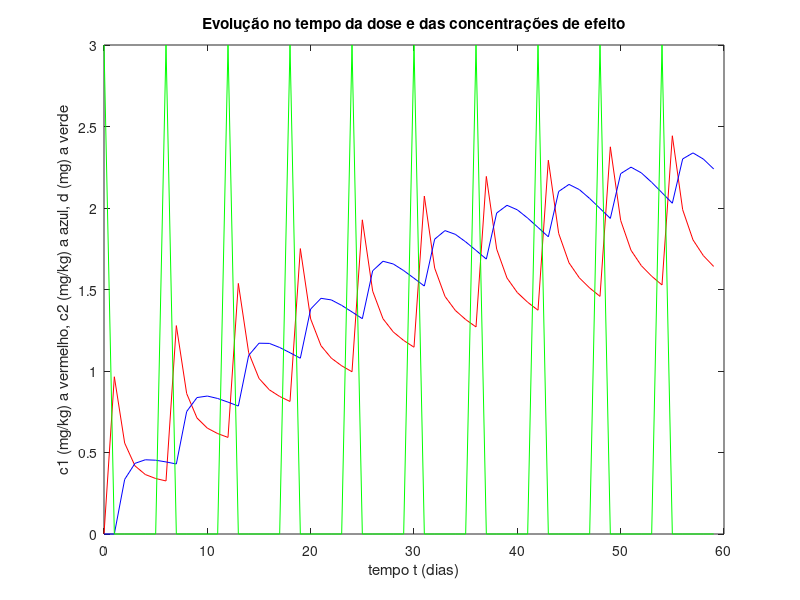

Write MATLAB code to recreate this figure.
clear
%Constantes ja definidas
k12 = 0.3 * 3600;
k21 = 0.2455 * 3600;
k10 = 0.0643 * 3600;
v1 = 3110;
v2 = 3110;
delta = 1000;
h = 1;

%Valores das varias posiçoes da matriz da equaçao (1)
mat_A = -1 * (k12 + k10)/v1;
mat_B = k21/v1;
mat_C = k12/v2;
mat_D = -1 * k21/v2;
A = [mat_A, mat_B; mat_C, mat_D];
%valores selecionados
xmax = 60;
d_val = 3;

%definiçao dos vetores t, d, c1 e c2
t = 0:1:xmax-1;
d = 1:1:xmax/6;
d(1:xmax/6) = d_val;
d=upsample(d,6);
c1(1:xmax-1) = zeros;
c2(1:xmax-1) = zeros;

for k = 1:xmax-1
    c1(h*(k+1)) = c1(h*k) + h * A(1,:) * [c1(h*k); c2(h*k)] + delta * d(h*k)/v1;
    c2(h*(k+1)) = c2(h*k) + h * A(2,:) * [c1(h*k); c2(h*k)];
end

%Plot dos graficos, sobrepostos
figure(1)
plot(t,c1,'-r')
hold on
plot(t,c2,'-b')
hold on
plot(t,d,'-g')
title("Evolução no tempo da dose e das concentrações de efeito");
xlabel("tempo t (dias)");
ylabel("c1 (mg/kg) a vermelho, c2 (mg/kg) a azul, d (mg) a verde");
